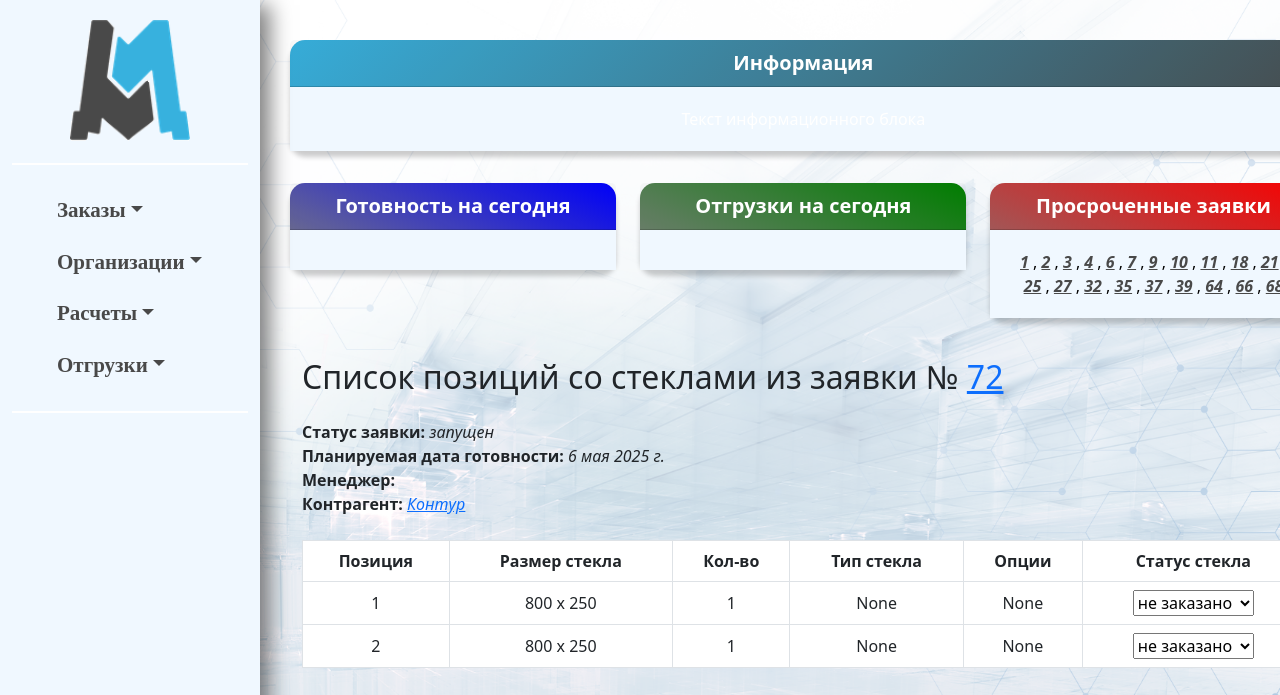
The app's page /erp_main/glass_info/72/ with its own data.
### erp_main/models.py (models this page shows, shortened)
class Order(models.Model):
    created_at = models.DateTimeField(auto_now_add=True)
    order_file = models.FileField(upload_to='uploads/')
    invoice = models.ForeignKey(Invoice, related_name='invoice', blank=True, null=True, on_delete=models.CASCADE)
    due_date = models.DateField(null=True, blank=True)
    comment = models.TextField(blank=True, null=True)
    def get_items_filtered(self):
        return self.items.exclude(p_status__in=['changed',])
    @property
    def status(self): # раскидываем позиции по статусам
        in_query = self.get_items_filtered().filter(p_status='in_query').aggregate(total=Sum('p_quantity'))['total'] or 0
        product = self.get_items_filtered().filter(p_status='product').aggregate(total=Sum('p_quantity'))['total'] or 0
        ready = self.get_items_filtered().filter(p_status='ready').aggregate(total=Sum('p_quantity'))['total'] or 0
        shipped = self.get_items_filtered().filter(p_status='shipped').aggregate(total=Sum('p_quantity'))['total'] or 0
        stopped = self.get_items_filtered().filter(p_status='stopped').aggregate(total=Sum('p_quantity'))['total'] or 0
        canceled = self.get_items_filtered().filter(p_status='canceled').aggregate(total=Sum('p_quantity'))['total'] or 0
        if in_query > 0 and product == 0 and ready == 0 and shipped == 0:
            return f'в очереди'
        elif in_query == 0 and product > 0 and ready == 0 and shipped == 0:
            return f'запущен'
        elif in_query == 0 and product == 0 and ready > 0 and shipped == 0:
            return f'готов'
        elif in_query == 0 and product == 0 and ready == 0 and shipped > 0:
            return f'отгружен'
        elif stopped > 0 and product == 0 and ready == 0 and shipped == 0:
            return f'остановлен'
        elif canceled > 0 and product == 0 and ready == 0 and shipped == 0:
            return f'отменен'
        else:
            return f'частично не готов' # дополнительная логика обработки заявок со смешанным статусом позиций

class Invoice(models.Model):
    number = models.CharField(max_length=5, blank=True, null=True)
    organization = models.ForeignKey(Organization, related_name='organization', on_delete=models.CASCADE)
    date = models.DateField()
    amount = models.IntegerField(default=0)
    payed_amount = models.IntegerField(default=0)
    shipping_amount = models.IntegerField(default=0)
    montage_amount = models.IntegerField(default=0)
    legal_entity = models.ForeignKey(LegalEntity, related_name='legal_entity', on_delete=models.CASCADE)
    invoice_file = models.FileField(upload_to='invoices/', blank=True, null=True)
    year = models.PositiveIntegerField(editable=False)
    is_paid = models.BooleanField(default=False, blank=True, null=True)
    change_date = models.DateField(blank=True, null=True)
    closing_document = models.FileField(upload_to='closing_documents/', blank=True, null=True)
    class Meta:
        constraints = [
            models.UniqueConstraint(fields=['number', 'legal_entity', 'year'], name='unique_field_combination')
        ]

class Organization(models.Model):
    FOOTING_CHOICES = (
        ('ustav', 'устава'),
        ('attorney', 'доверенности')
    )
    KIND_CHOICES = (
        ('ooo', 'ООО'),
        ('ao', 'АО'),
        ('zao', 'ЗАО'),
        ('ip', 'ИП'),
    )
    kind = models.CharField(max_length=100, blank=True, null=True, choices=KIND_CHOICES)
    phone_number = models.CharField(max_length=15, blank=True, null=True)
    name_fl = models.CharField(max_length=15, blank=True, null=True)
    user = models.ForeignKey(User, related_name='organizations', on_delete=models.CASCADE)
    ceo_footing = models.CharField(max_length=30, choices=FOOTING_CHOICES)
    name = models.CharField(max_length=100, blank=True, null=True)
    inn = models.CharField(max_length=15, blank=True, null=True)
    ogrn = models.CharField(max_length=15, blank=True, null=True)
    kpp = models.CharField(max_length=15, blank=True, null=True)
    r_s = models.CharField(max_length=25, blank=True, null=True)
    bank = models.CharField(max_length=300, blank=True, null=True)
    bik = models.CharField(max_length=10, blank=True, null=True)
    k_s = models.CharField(max_length=25, blank=True, null=True)
    address = models.CharField(max_length=150, blank=True, null=True)
    email = models.EmailField(blank=True, null=True)
    ceo_title = models.CharField(max_length=30, blank=True, null=True)
    ceo_name = models.CharField(max_length=150, blank=True, null=True)
    def __str__(self):
        if self.name_fl:
            return f'{self.name_fl} ({self.phone_number})'
        return self.name
    class Meta:
        verbose_name_plural = 'Организации'

class OrderItem(models.Model):
    KIND_CHOICE = (
        ('door', 'Дверь'),
        ('gate', 'Ворота'),
        ('hatch', 'Люк'),
        ('transom', 'Фрамуга'),
        ('dobor', 'Добор'),
        ('others', 'Прочее')
    )
    TYPE_CHOICE = (
        ('tech', 'тех.'),
        ('ei-60', 'EI-60'),
        ('eis-60', 'EIS-60'),
        ('eiws-60', 'EIWS-60'),
        ('flat', 'квартир.'),
        ('one_layer', 'однолист.'),
        ('revision', 'ревиз.')
    )
    CONSTRUCTION_CHOICE = (
        ('SK', 'старый конструктив'),
        ('NK', 'новый конструктив')
    )
    STATUS_CHOICE = (
        ('in_query', 'в очереди'),
        ('product', 'запущен'),
        ('ready', 'готов'),
        ('shipped', 'отгружен'),
        ('canceled', 'отменен'),
        ('stopped', 'остановлен'),
        ('changed', 'изменен'),
    )
    p_kind = models.CharField(max_length=100, null=True, choices=KIND_CHOICE, verbose_name='вид изделия')
    p_type = models.CharField(max_length=100, choices=TYPE_CHOICE, verbose_name='тип изделия')
    p_construction = models.CharField(max_length=100, choices=CONSTRUCTION_CHOICE, blank=True, null=True, verbose_name='конструктив изделия')
    p_width = models.IntegerField(default=0, verbose_name='ширина изделия')
    p_height = models.IntegerField(default=0, verbose_name='высота изделия')
    p_open = models.CharField(max_length=2, blank=True, null=True, verbose_name='открывание') # открывание
    p_active_trim = models.CharField(max_length=5, blank=True, null=True, verbose_name='ширина активной створки') # активная створка
    p_furniture = models.CharField(max_length=100, blank=True, null=True, verbose_name='фурнитура') # словарь: код - количество по замку, ручке и ц/м
    p_ral = models.CharField(max_length=100, blank=True, null=True, verbose_name='RAL') # расписать по элементам (возможные вариации, опции цвета)
    p_platband = models.CharField(max_length=100, blank=True, null=True, verbose_name='наличник') # наличники: размер с каждой стороны
    p_door_closer = models.CharField(max_length=100, blank=True, null=True, verbose_name='доводчик') # доводчик
    p_step = models.CharField(max_length=100, blank=True, null=True, verbose_name='порог') # порог
    p_metal = models.CharField(max_length=100, blank=True, null=True, verbose_name='толщина металла') # возможные компановки толщины металла изделия
    p_vent_grate = models.CharField(max_length=100, blank=True, null=True, verbose_name='вент.решетка') # вент. решетки (тип, размер, толщина, кол-во)
    p_plate = models.CharField(max_length=100, blank=True, null=True, verbose_name='отбойная пластина') # отбойная пластина (высота, отступ от низа, сторонность)
    p_glass = models.CharField(max_length=100, blank=True, null=True, verbose_name='остекление')
    order = models.ForeignKey(Order, related_name='items', on_delete=models.CASCADE, verbose_name='заказ')
    p_status = models.CharField(max_length=15, default='in_query', choices=STATUS_CHOICE, verbose_name='статус')
    position_num = models.CharField(max_length=5, verbose_name='номер позиции')
    nameplate_range = models.CharField(max_length=100, blank=True, null=True, verbose_name='номера шильдов')  # номерной диапзон шильдов для позиции
    p_quantity = models.IntegerField(default=1, verbose_name='количество изделий')
    p_comment = models.TextField(max_length=255, blank=True, null=True, default='', verbose_name='комментарий')
    firm_plate = models.BooleanField(default=True, verbose_name='фирменный шильд')  # фирменный шильд
    mounting_plates = models.CharField(max_length=100, default=False, blank=True, null=True, verbose_name='монтажные уши')  # монтажные уши: размер, кол-во
    workshop = models.IntegerField(default=0, verbose_name='цех') # цех

class GlassInfo(models.Model):
    KIND_CHOICE = (
        ('pp', 'п/п'),
        ('spo', 'СПО'),
        ('zkl', 'закаленное'),
        ('sp_2', '2-кам. стеклопакет'),
        ('triplex', 'триплекс')
    )
    OPTIONS_CHOICE = (
        ('a1_1', 'пленка A1 с одной стороны'),
        ('a1_2', 'пленка A1 с двух сторон'),
        ('a2_1', 'пленка A2 с одной стороны'),
        ('a2_2', 'пленка A2 с двух сторон'),
        ('a3_1', 'пленка A3 с одной стороны'),
        ('a3_2', 'пленка A3 с двух сторон'),
    )
    GLASS_STATUS_CHOICE = (
        ('not_ordered', 'не заказано'),
        ('ordered', 'заказано'),
        ('ready', 'изготовлено'),
        ('received', 'получено'),
    )
    kind = models.CharField(max_length=20, blank=True, null=True,choices=KIND_CHOICE)
    option = models.CharField(max_length=20, blank=True, null=True, choices=OPTIONS_CHOICE)
    order_items = models.ForeignKey(OrderItem, related_name='glasses', on_delete=models.CASCADE)
    height = models.IntegerField(blank=True, null=True)
    width = models.IntegerField(blank=True, null=True)
    depth = models.IntegerField(blank=True, null=True)
    quantity = models.IntegerField(blank=True, null=True)
    status = models.CharField(max_length=100, blank=True, null=True, choices=GLASS_STATUS_CHOICE)
    comment = models.TextField(max_length=255, blank=True, null=True, default='')

### erp_main/views.py (the view)
# urls.py: path('glass_info/<int:pk>/', glass_info, name='glass_info'),
def glass_info(request, pk=''):
    if pk == '':
        orders = Order.objects.all()
    else:
        orders = [get_object_or_404(Order, pk=pk)]
    return render(request, 'glass_info.html', {'orders': orders,
                                               'glass_options': GlassInfo.OPTIONS_CHOICE,
                                               'glass_status': GlassInfo.GLASS_STATUS_CHOICE})

### erp_main/context_processors.py (called while the page is built)
def base_context(request):
    orders = Order.objects.all()
    date = datetime.date.today()
    date_now = date.today()
    today, overdue, ships = {}, {}, {}
    for order in orders:
        if order.due_date == date:
            order_url = reverse('order_detail', args=[order.pk])
            today[order.pk] = order_url
        if order.due_date is not None and order.due_date < date and order.status in ['в очереди', 'запущен']:
            order_url = reverse('order_detail', args=[order.pk])
            overdue[order.pk] = order_url
        if Shipment.objects.filter(order=order, date=date_now).exists():
            order_url = reverse('order_detail', args=[order.pk])
            ships[order.pk] = order_url
    return {'today': today, 'overdue': overdue, 'ships': ships}

### erp_main/templatetags/my_filters.py (called while the page is built)
@register.filter
def multiply(value, arg):
    return value * arg

### erp_main/templates/glass_info.html (shortened to what this page needs)
{% extends 'base.html' %}
{% load my_filters %}
{% block content %}
<div class="container">
    {% with order=orders.0 %}
    <h2 class="my-4">Список позиций со стеклами из заявки № <a href="{% url 'order_detail' order.id %}">{{ order.id }}</a></h2>
        <b>Статус заявки: </b><i>{{ order.status }} </i><br>
        <b>Планируемая дата готовности:  </b><i>{{ order.due_date }} </i><br>
        <b>Менеджер:  </b><br>
        <b>Контрагент:  </b><i><a href="{% url 'organization_detail' order.invoice.organization.id %}">{{ order.invoice.organization }}</a></i><br><br>
    {% endwith %}
    <table class="table table-bordered table-hover text-center">
        <thead>
            <tr>
                <th>Позиция</th>
                <th>Размер стекла</th>
                <th>Кол-во</th>
                <th>Тип стекла</th>
                <th>Опции</th>
                <th>Статус стекла</th>
            </tr>
        </thead>
        <tbody>
            {% if orders %}
                {% if orders|length == 1 %}
                    {% with order=orders.0 %}
                        {% for item in order.items.all %}
                            {% for glass in item.glasses.all %}
                            <tr>
                                <td>{{ item.position_num }}</td>
                                <td>{{ glass.height }} x {{ glass.width }}</td>
                                <td>
                                        {{ item.p_quantity|multiply:glass.quantity }}
                                </td>
                                <td>{{ glass.kind }}</td>
                                <td>{{ glass.option }}</td>
                                <td>
                                    <form method="POST" action="{% url 'update_glass_status' glass.id %}">
                                        <select name="status" onchange="this.form.submit()">
                                            {% for status_code, status_label in glass.GLASS_STATUS_CHOICE %}
                                                <option value="{{ status_code }}" {% if glass.status == status_code %}selected{% endif %}>
                                                    {{ status_label }}
                                                </option>
                                            {% endfor %}
                                        </select>
                                    </form>
                                </td>
                            </tr>
                            {% endfor %}
                        {% endfor %}
                    {% endwith %}
                {% endif %}
            {% else %}
                <tr>
                    <td colspan="9">Нет заказов для отображения.</td>
                </tr>
            {% endif %}
        </tbody>
    </table>
</div>
{% endblock %}

### erp_main/templates/glass_info.html (style rules this page uses)
table { border-collapse: collapse; width: 100%; margin: 0 auto; }
th, td { padding: 4px; text-align: center; vertical-align: middle; border: 1px solid #dee2e6; }
th { background-color: #f8f9fa; }

### records on screen
Order: id "72", status "запущен", due_date "6 мая 2025 г.", invoice.organization "Контур"
OrderItem: position_num "1", p_quantity|multiply "1"
GlassInfo: height "800", width "250", kind "None", option "None", status "не заказано"
OrderItem: position_num "2", p_quantity|multiply "1"
GlassInfo: height "800", width "250", kind "None", option "None", status "не заказано"

### other values on screen
{{ num }} "1" "2" "3" "4" "6" "7" "9" "10" "11" "18" "21" "25" "27" "32" "35" "37" "39" "64" "66"
